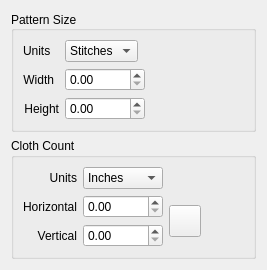
<?xml version="1.0" encoding="UTF-8"?>
<ui version="4.0">
 <class>PatternConfigPage</class>
 <widget class="QWidget" name="PatternConfigPage">
  <property name="geometry">
   <rect>
    <x>0</x>
    <y>0</y>
    <width>267</width>
    <height>262</height>
   </rect>
  </property>
  <property name="windowTitle">
   <string>Pattern Configuration</string>
  </property>
  <layout class="QVBoxLayout" name="verticalLayout">
   <item>
    <widget class="QGroupBox" name="PatternSize">
     <property name="title">
      <string>Pattern Size</string>
     </property>
     <property name="alignment">
      <set>Qt::AlignLeading|Qt::AlignLeft|Qt::AlignVCenter</set>
     </property>
     <layout class="QFormLayout" name="formLayout_2">
      <property name="fieldGrowthPolicy">
       <enum>QFormLayout::ExpandingFieldsGrow</enum>
      </property>
      <item row="0" column="0">
       <widget class="QLabel" name="label_4">
        <property name="text">
         <string>Units</string>
        </property>
       </widget>
      </item>
      <item row="1" column="0">
       <widget class="QLabel" name="label">
        <property name="text">
         <string>Width</string>
        </property>
        <property name="alignment">
         <set>Qt::AlignRight|Qt::AlignTrailing|Qt::AlignVCenter</set>
        </property>
       </widget>
      </item>
      <item row="1" column="1">
       <widget class="QDoubleSpinBox" name="kcfg_Document_Width">
        <property name="minimumSize">
         <size>
          <width>80</width>
          <height>0</height>
         </size>
        </property>
        <property name="maximum">
         <double>1000.000000000000000</double>
        </property>
       </widget>
      </item>
      <item row="2" column="0">
       <widget class="QLabel" name="label_2">
        <property name="text">
         <string>Height</string>
        </property>
        <property name="alignment">
         <set>Qt::AlignRight|Qt::AlignTrailing|Qt::AlignVCenter</set>
        </property>
       </widget>
      </item>
      <item row="2" column="1">
       <widget class="QDoubleSpinBox" name="kcfg_Document_Height">
        <property name="minimumSize">
         <size>
          <width>80</width>
          <height>0</height>
         </size>
        </property>
        <property name="maximum">
         <double>1000.000000000000000</double>
        </property>
       </widget>
      </item>
      <item row="0" column="1">
       <widget class="KComboBox" name="kcfg_Document_UnitsFormat">
        <item>
         <property name="text">
          <string>Stitches</string>
         </property>
        </item>
        <item>
         <property name="text">
          <string>Inches</string>
         </property>
        </item>
        <item>
         <property name="text">
          <string>CM</string>
         </property>
        </item>
       </widget>
      </item>
     </layout>
    </widget>
   </item>
   <item>
    <widget class="QGroupBox" name="groupBox">
     <property name="sizePolicy">
      <sizepolicy hsizetype="Preferred" vsizetype="Preferred">
       <horstretch>0</horstretch>
       <verstretch>0</verstretch>
      </sizepolicy>
     </property>
     <property name="title">
      <string>Cloth Count</string>
     </property>
     <layout class="QHBoxLayout" name="horizontalLayout">
      <item>
       <layout class="QGridLayout" name="gridLayout">
        <item row="0" column="0">
         <widget class="QLabel" name="label_3">
          <property name="sizePolicy">
           <sizepolicy hsizetype="Preferred" vsizetype="Preferred">
            <horstretch>0</horstretch>
            <verstretch>0</verstretch>
           </sizepolicy>
          </property>
          <property name="text">
           <string>Units</string>
          </property>
          <property name="alignment">
           <set>Qt::AlignRight|Qt::AlignTrailing|Qt::AlignVCenter</set>
          </property>
         </widget>
        </item>
        <item row="1" column="0">
         <widget class="QLabel" name="label_5">
          <property name="sizePolicy">
           <sizepolicy hsizetype="Preferred" vsizetype="Preferred">
            <horstretch>0</horstretch>
            <verstretch>0</verstretch>
           </sizepolicy>
          </property>
          <property name="text">
           <string comment="Horizontal cloth count value">Horizontal</string>
          </property>
          <property name="alignment">
           <set>Qt::AlignRight|Qt::AlignTrailing|Qt::AlignVCenter</set>
          </property>
         </widget>
        </item>
        <item row="0" column="1">
         <widget class="KComboBox" name="kcfg_Editor_ClothCountUnits">
          <item>
           <property name="text">
            <string>Inches</string>
           </property>
          </item>
          <item>
           <property name="text">
            <string>CM</string>
           </property>
          </item>
         </widget>
        </item>
        <item row="2" column="0">
         <widget class="QLabel" name="label_6">
          <property name="sizePolicy">
           <sizepolicy hsizetype="Preferred" vsizetype="Preferred">
            <horstretch>0</horstretch>
            <verstretch>0</verstretch>
           </sizepolicy>
          </property>
          <property name="text">
           <string comment="Vertical cloth count value">Vertical</string>
          </property>
          <property name="alignment">
           <set>Qt::AlignRight|Qt::AlignTrailing|Qt::AlignVCenter</set>
          </property>
         </widget>
        </item>
        <item row="1" column="2" rowspan="2">
         <widget class="QPushButton" name="kcfg_Editor_ClothCountLink">
          <property name="sizePolicy">
           <sizepolicy hsizetype="Fixed" vsizetype="Fixed">
            <horstretch>0</horstretch>
            <verstretch>0</verstretch>
           </sizepolicy>
          </property>
          <property name="minimumSize">
           <size>
            <width>32</width>
            <height>32</height>
           </size>
          </property>
          <property name="maximumSize">
           <size>
            <width>32</width>
            <height>32</height>
           </size>
          </property>
          <property name="iconSize">
           <size>
            <width>32</width>
            <height>32</height>
           </size>
          </property>
          <property name="checkable">
           <bool>true</bool>
          </property>
         </widget>
        </item>
        <item row="1" column="1">
         <widget class="QDoubleSpinBox" name="kcfg_Editor_HorizontalClothCount">
          <property name="sizePolicy">
           <sizepolicy hsizetype="Fixed" vsizetype="Fixed">
            <horstretch>0</horstretch>
            <verstretch>0</verstretch>
           </sizepolicy>
          </property>
          <property name="minimumSize">
           <size>
            <width>80</width>
            <height>0</height>
           </size>
          </property>
         </widget>
        </item>
        <item row="2" column="1">
         <widget class="QDoubleSpinBox" name="kcfg_Editor_VerticalClothCount">
          <property name="sizePolicy">
           <sizepolicy hsizetype="Fixed" vsizetype="Fixed">
            <horstretch>0</horstretch>
            <verstretch>0</verstretch>
           </sizepolicy>
          </property>
          <property name="minimumSize">
           <size>
            <width>80</width>
            <height>0</height>
           </size>
          </property>
         </widget>
        </item>
       </layout>
      </item>
      <item>
       <spacer name="horizontalSpacer">
        <property name="orientation">
         <enum>Qt::Horizontal</enum>
        </property>
        <property name="sizeHint" stdset="0">
         <size>
          <width>40</width>
          <height>20</height>
         </size>
        </property>
       </spacer>
      </item>
     </layout>
    </widget>
   </item>
   <item>
    <spacer name="verticalSpacer">
     <property name="orientation">
      <enum>Qt::Vertical</enum>
     </property>
     <property name="sizeHint" stdset="0">
      <size>
       <width>20</width>
       <height>40</height>
      </size>
     </property>
    </spacer>
   </item>
  </layout>
 </widget>
 <customwidgets>
  <customwidget>
   <class>KComboBox</class>
   <extends>QComboBox</extends>
   <header>kcombobox.h</header>
  </customwidget>
 </customwidgets>
 <tabstops>
  <tabstop>kcfg_Document_UnitsFormat</tabstop>
  <tabstop>kcfg_Document_Width</tabstop>
  <tabstop>kcfg_Document_Height</tabstop>
  <tabstop>kcfg_Editor_HorizontalClothCount</tabstop>
  <tabstop>kcfg_Editor_VerticalClothCount</tabstop>
  <tabstop>kcfg_Editor_ClothCountLink</tabstop>
 </tabstops>
 <resources/>
 <connections/>
</ui>
